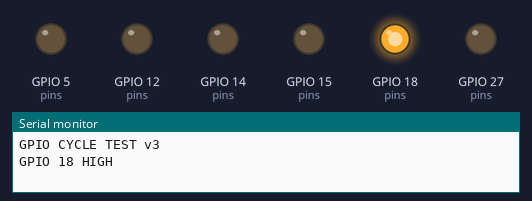
Simulated run of this sketch. Board: ESP32. On the bench: output pins drawn as LEDs (lit = HIGH), the last lines printed to the serial monitor.

Above: at 1.5 s.
At 4.5 s:
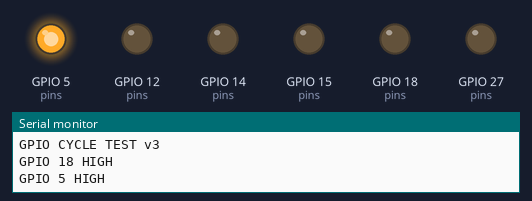
At 7.5 s:
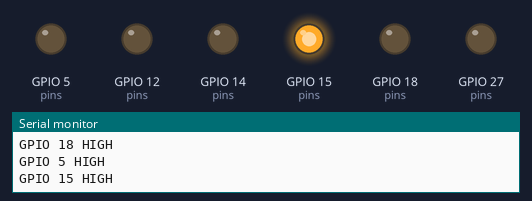
At 10.5 s:
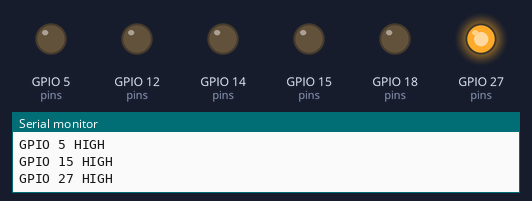
At 13.5 s:
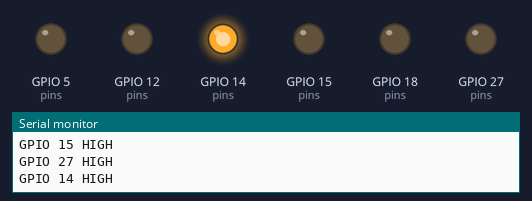
At 16.5 s:
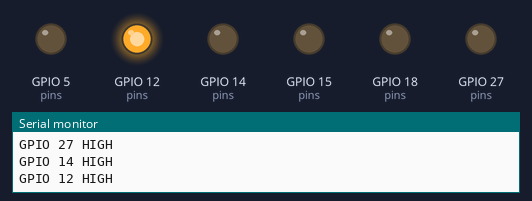
Timing chart, 0 to 23.4 s (numbered marks = the images above):
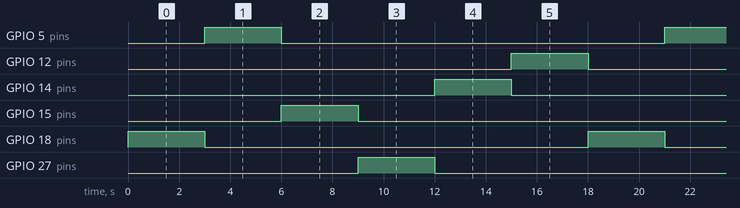

The sketch:

gpiotest.ino
```cpp
// GPIO サイクルテスト
// 出力のたびに毎回設定

#include <driver/gpio.h>

int pins[] = {18, 5, 15, 27, 14, 12};
int count = 6;

void setup() {
  Serial.begin(115200);
  Serial.println("GPIO CYCLE TEST v3");
}

void loop() {
  for (int i = 0; i < count; i++) {
    gpio_num_t pin = (gpio_num_t)pins[i];

    // 毎回リセット＆設定
    gpio_reset_pin(pin);
    gpio_set_direction(pin, GPIO_MODE_OUTPUT);
    gpio_set_pull_mode(pin, GPIO_FLOATING);

    Serial.printf("GPIO %d HIGH\n", pins[i]);
    gpio_set_level(pin, 1);
    delay(3000);
    gpio_set_level(pin, 0);
  }
}
```

Measured:
- by itself, GPIO 5 (pins), GPIO 12 (pins), GPIO 14 (pins), GPIO 15 (pins), GPIO 18 (pins), GPIO 27 (pins): alternates HIGH for 3.0 s and LOW for 15.0 s
